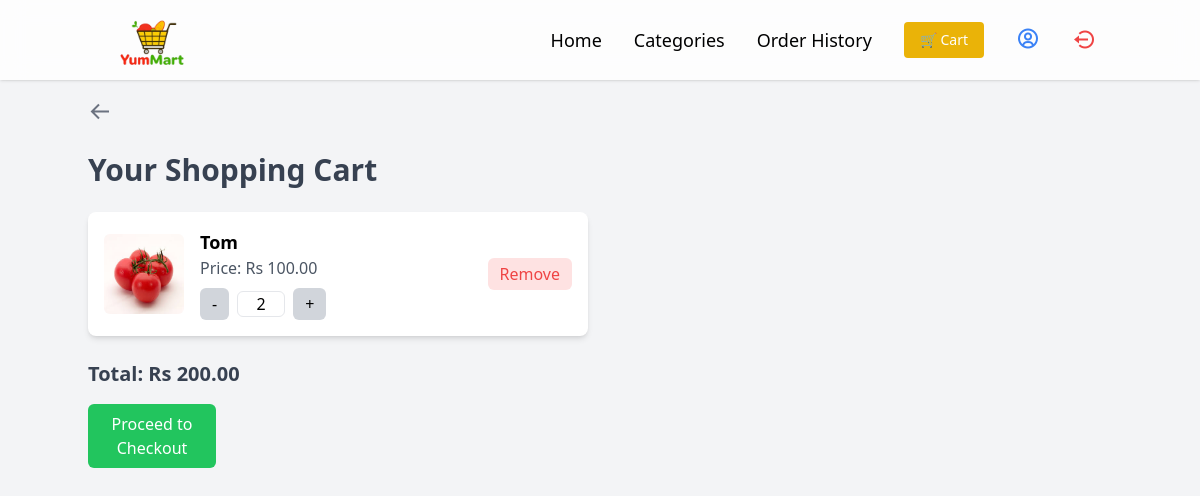
The app's page /cart/ (signed in), older data.
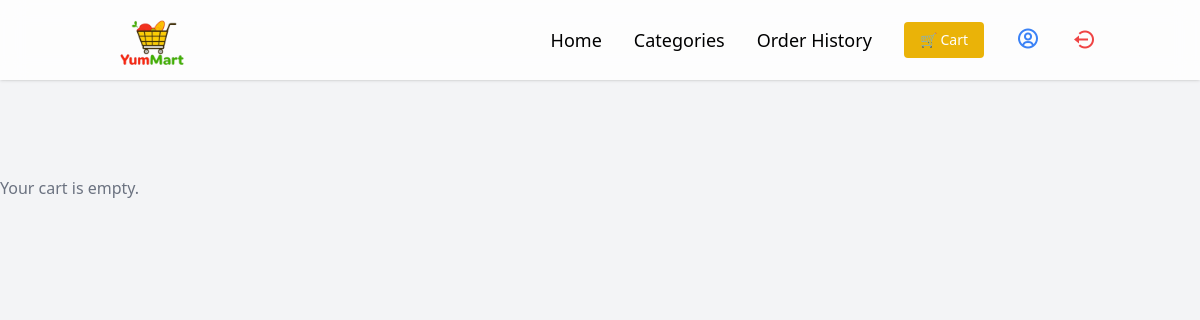
The same page, newer data.
### store/models.py (models this page shows, shortened)
class CartItem(models.Model):
    user = models.ForeignKey(User, on_delete=models.CASCADE)
    product = models.ForeignKey(Product, on_delete=models.CASCADE)
    quantity = models.PositiveIntegerField(default=1)

class Product(models.Model):
    category = models.ForeignKey(Category, on_delete=models.CASCADE)
    name = models.CharField(max_length=255)
    slug = models.SlugField(max_length=255, unique=True)
    description = models.TextField(blank=True)
    price = models.DecimalField(max_digits=10, decimal_places=2)
    image = models.ImageField(upload_to='products/')
    created_at = models.DateTimeField(auto_now_add=True)

### store/views.py (the view)
# urls.py: path('cart/', cart, name='cart'),
@login_required
def cart(request):
    cart_items = CartItem.objects.filter(user=request.user)
    total_price = sum(item.product.price * item.quantity for item in cart_items)
    return render(request, 'store/cart.html', {'cart_data': cart_items, 'total_price': total_price})

### store/templates/store/cart.html (shortened to what this page needs)
{% extends 'store/base.html' %}
{% block content %}
{% if cart_data %}
<div class="container mx-auto">
    <a href="{% url 'home' %}" class="text-blue-500 hover:underline mb-6">
        <i class='bx bx-arrow-back text-2xl text-gray-500 hover:text-gray-700 mb-6 cursor-pointer'></i>
    </a>
    <h2 class="text-3xl font-bold text-gray-700 mb-6">Your Shopping Cart</h2>
    <div class="grid grid-cols-2 gap-6">
        {% for item in cart_data %}
        <div class="bg-white p-4 rounded-lg shadow-md flex items-center gap-4">
            <img src="{{ item.product.image.url }}" alt="{{ item.product.name }}" class="w-20 h-20 rounded-md">
            <div class="flex-1">
                <h3 class="text-lg font-bold">{{ item.product.name }}</h3>
                <p class="text-gray-600">Price: Rs {{ item.product.price }}</p>
                <form method="POST" action="{% url 'update_cart' item.product.id %}" class="flex items-center mt-2">
                    <button type="submit" name="action" value="decrease"
                        class="px-3 py-1 bg-gray-300 rounded-md hover:bg-gray-400 transition">-</button>
                    <input type="text" name="quantity" value="{{ item.quantity }}"
                        class="w-12 text-center mx-2 border rounded-md">
                    <button type="submit" name="action" value="increase"
                        class="px-3 py-1 bg-gray-300 rounded-md hover:bg-gray-400 transition">+</button>
                </form>
            </div>
            <a href="{% url 'remove_from_cart' item.product.id %}"
                class="text-red-500 bg-red-100 px-3 py-1 rounded-md hover:bg-red-200 transition">
                Remove
            </a>
        </div>
        {% endfor %}
    </div>
    <h3 class="text-xl font-bold text-gray-700 mt-6">Total: Rs {{ total_price }}</h3>
    <a href="{% url 'checkout' %}"
        class="block w-32 text-center bg-green-500 text-white py-2 mt-4 rounded-md hover:bg-green-600 transition">
        Proceed to Checkout
    </a>
</div>
{% else %}
<p class="text-gray-500 mt-20">Your cart is empty.</p>
{% endif %}
{% endblock %}

Row changes from the older to the newer data that the page shows:
removed CartItem: product.image (picture), product.name "Tom", product.price "100.00", quantity "2"
Text that changed along with them:
{{ total_price }}: "200.00" → (not shown)
text no longer shown: "Your Shopping Cart Total: Rs Proceed to Checkout"
text now shown: "Your cart is empty."
